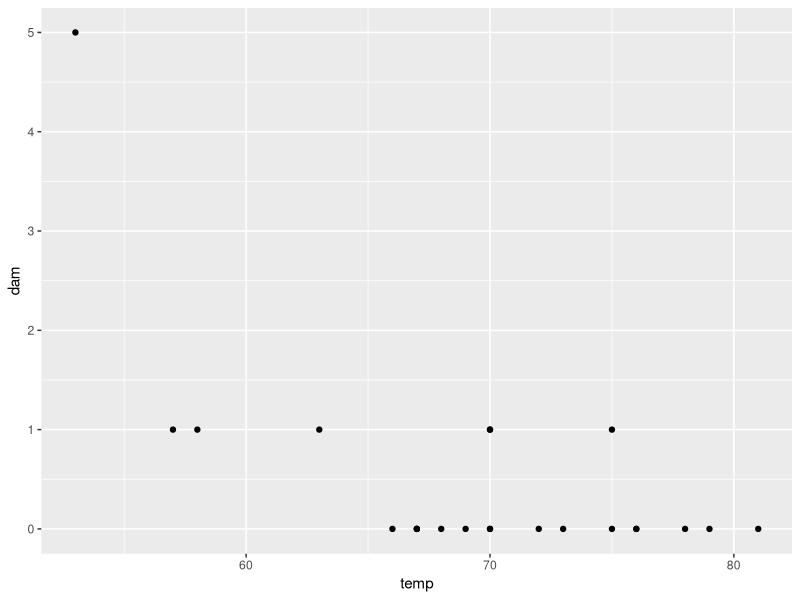
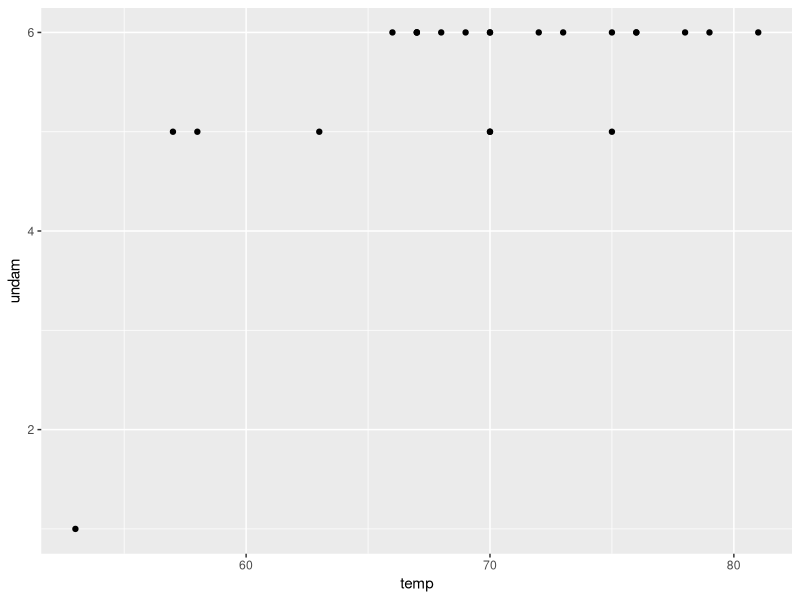
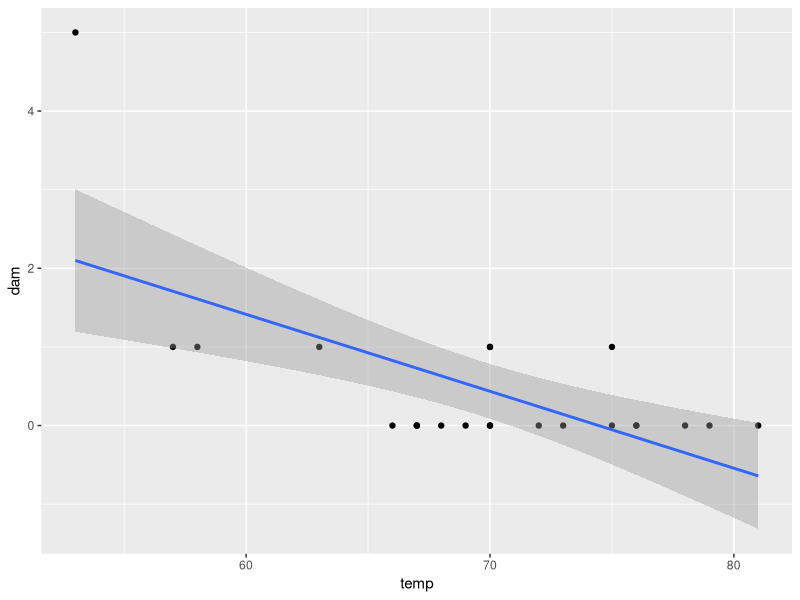

Write R code to recreate these figures, in order.
## ---- chunk 1
knitr::opts_chunk$set(echo = TRUE)
## ---- chunk 2
# Assume the parity is 0
y <- 120.07 + (-1.93 * 0)
y

# Assume the parity is 1
y <- 120.07 + (-1.93 * 1)
y
## ---- chunk 3
eth <- 0
sex <- 1
lrn <- 1
actual_missed_school <- 2

dp <- 18.93 + (-9.11 * eth) + (3.10 * sex) + (2.15 * lrn)
dp

residual <- dp - actual_missed_school
residual
## ---- chunk 4
R2 = 1 - (240.57)/(264.17)
R2
## ---- chunk 5
adjR2 = 1 - (240.57)/(264.17) * ((146-1)/(146-3-1))
adjR2
## ---- chunk 6
library(ggplot2)

temp <- c(53,57,58,63,66,67,67,67,68,69,70,70,70,70,72,73,75,75,76,76,78,79,81)
dam <- c(5,1,1,1,0,0,0,0,0,0,1,0,1,0,0,0,0,1,0,0,0,0,0)
undam <- c(1,5,5,5,6,6,6,6,6,6,5,6,5,6,6,6,6,5,6,6,6,6,6)

dfMission <- data.frame(temp, dam, undam)

ggplot(data=dfMission, aes(x=temp, y=dam)) + geom_point()
ggplot(data=dfMission, aes(x=temp, y=undam)) + geom_point()
## ---- chunk 7
exp((11.663 - 0.2162*51))/(1+exp((11.663 - 0.2162*51)))
exp((11.663 - 0.2162*53))/(1+exp((11.663 - 0.2162*53)))
exp((11.663 - 0.2162*55))/(1+exp((11.663 - 0.2162*55)))
## ---- chunk 8
ggplot(dfMission,aes(x=temp,y=dam)) + geom_point() + stat_smooth(method = 'glm', family = 'binomial')
